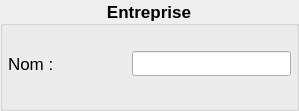
            <widget class="QGroupBox" name="_gb_info_entreprise">
             <property name="maximumSize">
              <size>
               <width>16777215</width>
               <height>85</height>
              </size>
             </property>
             <property name="font">
              <font>
               <pointsize>13</pointsize>
               <bold>true</bold>
              </font>
             </property>
             <property name="title">
              <string>Entreprise</string>
             </property>
             <property name="alignment">
              <set>Qt::AlignmentFlag::AlignCenter</set>
             </property>
             <property name="flat">
              <bool>false</bool>
             </property>
             <layout class="QGridLayout" name="_g_info_entreprise">
              <property name="leftMargin">
               <number>5</number>
              </property>
              <property name="topMargin">
               <number>5</number>
              </property>
              <property name="rightMargin">
               <number>5</number>
              </property>
              <property name="bottomMargin">
               <number>5</number>
              </property>
              <property name="verticalSpacing">
               <number>2</number>
              </property>
              <item row="2" column="2">
               <widget class="QPushButton" name="_b_valid_nom_entreprise">
                <property name="minimumSize">
                 <size>
                  <width>0</width>
                  <height>0</height>
                 </size>
                </property>
                <property name="maximumSize">
                 <size>
                  <width>25</width>
                  <height>25</height>
                 </size>
                </property>
                <property name="text">
                 <string/>
                </property>
                <property name="icon">
                 <iconset resource="resources.qrc">
                  <normaloff>:/icon/icons/ui_valid.png</normaloff>:/icon/icons/ui_valid.png</iconset>
                </property>
                <property name="iconSize">
                 <size>
                  <width>20</width>
                  <height>20</height>
                 </size>
                </property>
                <property name="flat">
                 <bool>true</bool>
                </property>
               </widget>
              </item>
              <item row="1" column="1" colspan="2">
               <widget class="QLineEdit" name="_le_nom_entreprise">
                <property name="minimumSize">
                 <size>
                  <width>0</width>
                  <height>25</height>
                 </size>
                </property>
                <property name="clearButtonEnabled">
                 <bool>true</bool>
                </property>
               </widget>
              </item>
              <item row="1" column="0">
               <widget class="QLabel" name="_l_nom_entreprise">
                <property name="minimumSize">
                 <size>
                  <width>118</width>
                  <height>0</height>
                 </size>
                </property>
                <property name="maximumSize">
                 <size>
                  <width>118</width>
                  <height>16777215</height>
                 </size>
                </property>
                <property name="font">
                 <font>
                  <bold>false</bold>
                 </font>
                </property>
                <property name="text">
                 <string>Nom :</string>
                </property>
               </widget>
              </item>
              <item row="0" column="2">
               <spacer name="_vs_marge_entreprise">
                <property name="orientation">
                 <enum>Qt::Orientation::Vertical</enum>
                </property>
                <property name="sizeType">
                 <enum>QSizePolicy::Policy::Fixed</enum>
                </property>
                <property name="sizeHint" stdset="0">
                 <size>
                  <width>20</width>
                  <height>20</height>
                 </size>
                </property>
               </spacer>
              </item>
              <item row="2" column="0" colspan="2">
               <spacer name="_hs_info_entreprise">
                <property name="orientation">
                 <enum>Qt::Orientation::Horizontal</enum>
                </property>
                <property name="sizeHint" stdset="0">
                 <size>
                  <width>40</width>
                  <height>20</height>
                 </size>
                </property>
               </spacer>
              </item>
             </layout>
            </widget>
